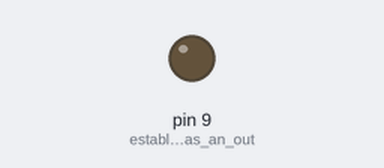
A sketch run on a simulated Arduino Uno, built with avr-gcc and run on an emulated ATmega328P. Shown: output pins drawn as LEDs (lit = HIGH).

Above: at 1.0 s.
At 5.5 s:
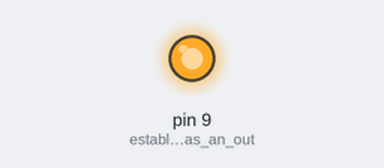
Timing chart, 0 to 6.9 s (numbered marks = the images above):
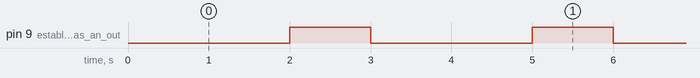

Measured:
- by itself, pin 9 (establish_pin_9_as_an_out): alternates HIGH for 1.0 s and LOW for 2.0 s

The sketch:

CreateDigitalSignal.ino
```cpp
// CreateDigitalSignal
// This program generates a digital signal so that the output may be
// observed by participants
// This example is intended to be as simple as possible in order to illustrate the fundamentals
// it may be refined as desired.

void setup() {
  // put your setup code here, to run once:
  pinMode(9, OUTPUT);             // establish pin 9 as an output

}

void loop() {
  // put your main code here, to run repeatedly:

  digitalWrite(9, LOW);           // set pin 9 to low logic state (near zero volts)
  delay(2000);                    // wait 2 seconds

  digitalWrite(9, HIGH);          // set pin 9 to high logic state (near five volts)
  delay(1000);                    // wait 1 second
}
```
